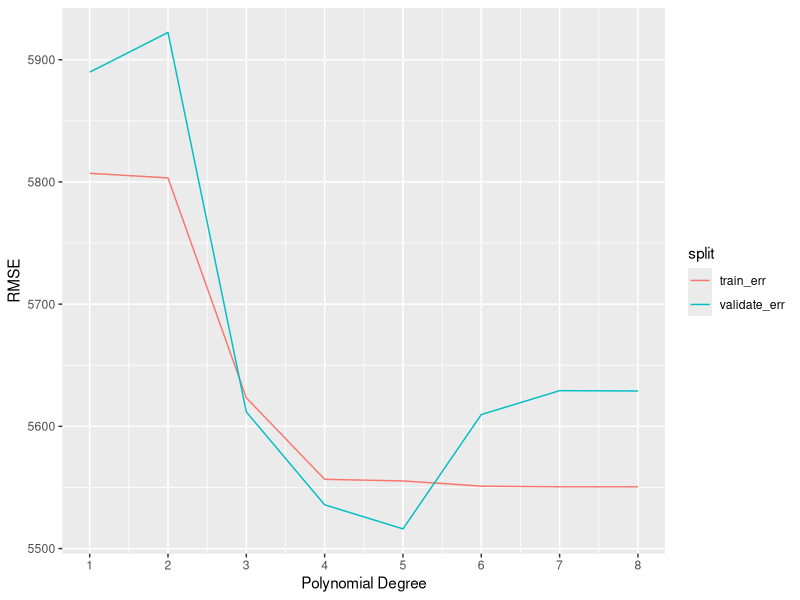
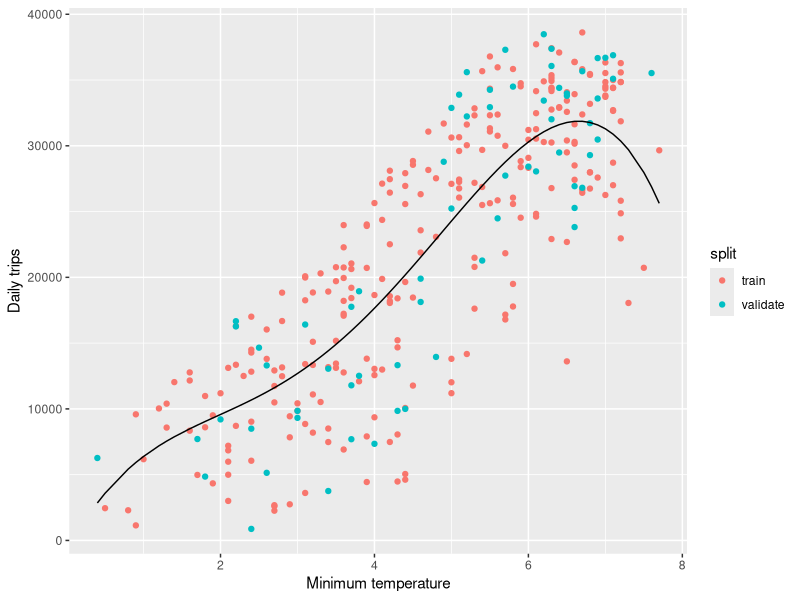
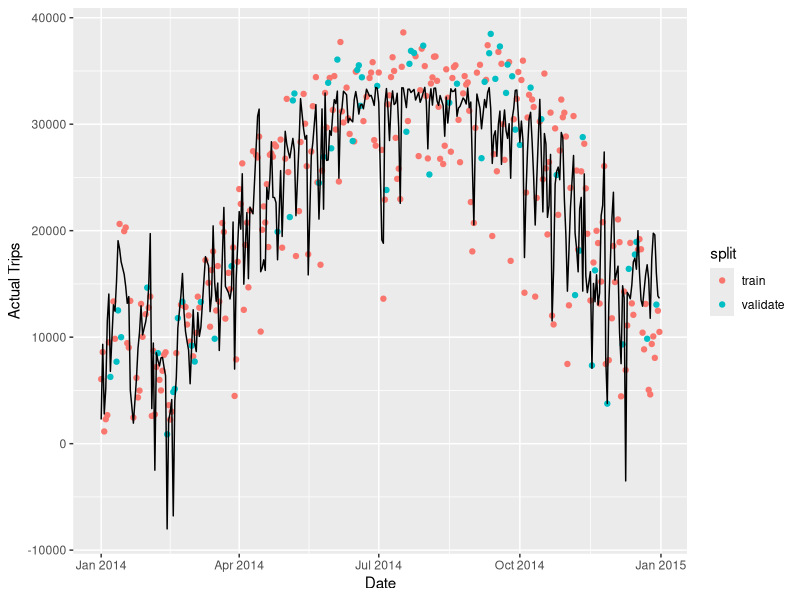
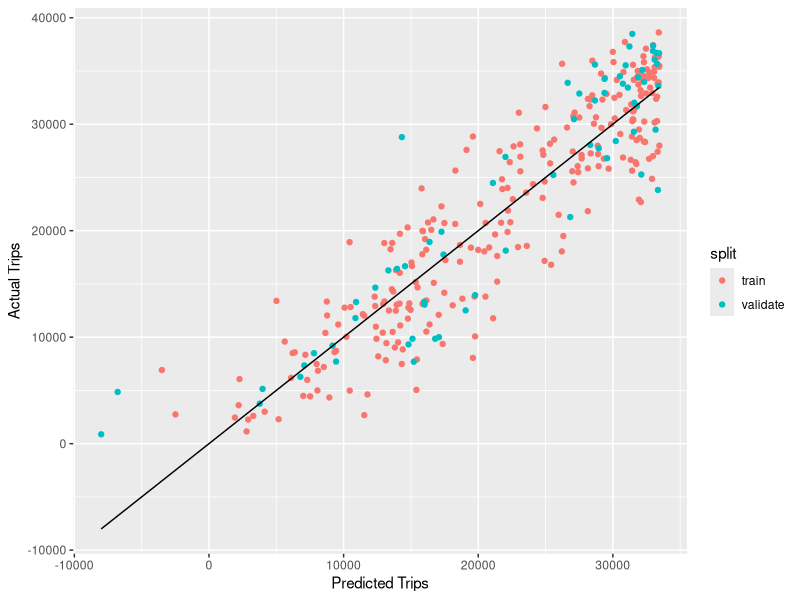
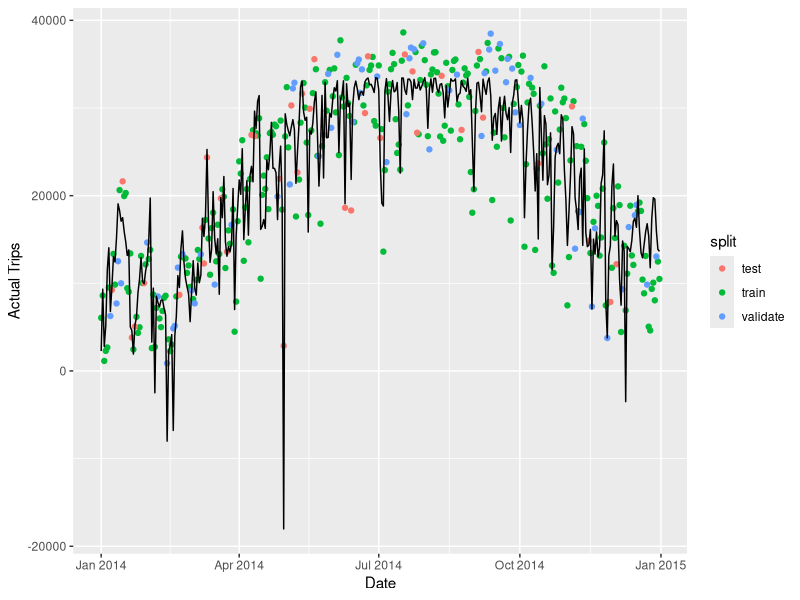
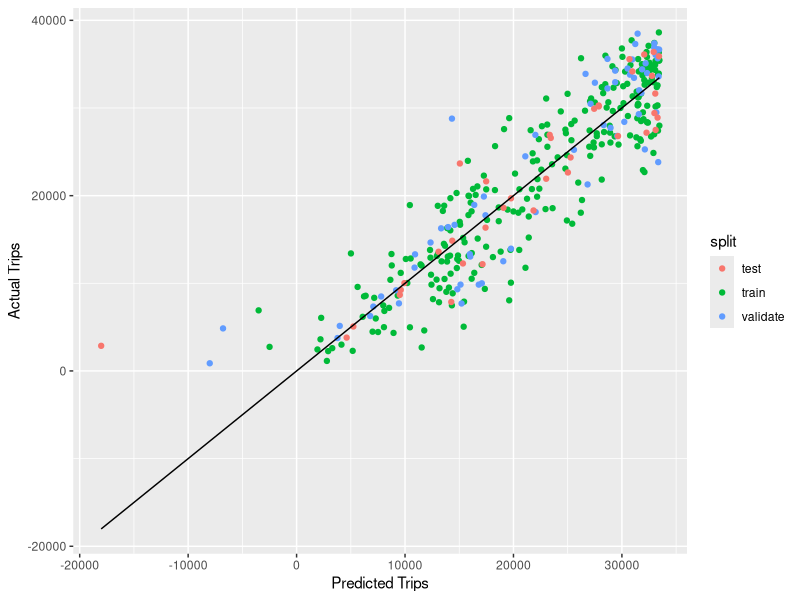

Here is the R script that generated these plots, in order:
## ---- chunk 1
library(tidyverse)
library(scales)
library(modelr)
library(lubridate)

## ---- chunk 2
trips_per_day <- read_tsv('trips_per_day.tsv') 
trips_per_day <- trips_per_day%>%
  mutate(day = wday(ymd))%>%
  mutate(weekday = ifelse(day==6|day==7, 0, 1)) %>%
  mutate(rainy = (prcp >= 0.5))

holidays <- read_csv("holidays.csv", col_names = c('sr','ymd','name')) %>% select(ymd) %>% mutate(holiday=1)

trips_per_day <- left_join(trips_per_day, holidays, by="ymd") %>% mutate(holiday = ifelse(is.na(holiday), 0, 1))
## ---- chunk 3
set.seed(42)

num_days <- nrow(trips_per_day)
frac_train_valid <- 0.9
num_train_valid <- floor(num_days * frac_train_valid)
#randomly sample rows for training and validating
ndx <- sample(1:num_days, num_train_valid, replace=F)
# used to fit the model
trips_per_day_train_valid <- trips_per_day[ndx, ]
# used to evaluate  and the fit
trips_per_day_test <- trips_per_day[-ndx, ]

## ---- chunk 4
num_date <- nrow(trips_per_day_train_valid)
frac_train <- 0.8
num_train <- floor(num_date * frac_train)

# randomly sample rows for  training
ndv<- sample(1:num_date, num_train, replace=F)
# used to fit the model
trips_per_day_train <- trips_per_day_train_valid[ndv, ]

# used to evaluate the fit
trips_per_day_valid <- trips_per_day_train_valid[-ndv, ]


## ---- chunk 5
K <- 1:8
train_err <- c()
validate_err <- c()
for (k in K) {
  
    # fit on the training data
    model <- lm(num_trips ~ poly(tmin, k, raw = T), data = trips_per_day_train)
    
    # evaluate on the training data
    train_err[k] <- sqrt(mean((predict(model, trips_per_day_train) - trips_per_day_train$num_trips)^2))

    # evaluate on the validate data
    validate_err[k] <- sqrt(mean((predict(model, trips_per_day_valid) - trips_per_day_valid$num_trips)^2))
}
## ---- chunk 6
plot_data <- data.frame(K, train_err, validate_err) %>%
  gather("split", "error", -K)

ggplot(plot_data, aes(x=K, y=error, color=split)) +
  geom_line() +
  scale_x_continuous(breaks=K) +
  xlab('Polynomial Degree') +
  ylab('RMSE')
## ---- chunk 7
model <- lm(num_trips ~ poly(tmin, 4, raw = T), data = trips_per_day_train)

trips_per_day_train <- trips_per_day_train%>%
  add_predictions(model) %>%
  mutate(split = "train")
trips_per_day_valid <- trips_per_day_valid %>%
  add_predictions(model) %>%
  mutate(split = "validate")
plot_data <- bind_rows(trips_per_day_train, trips_per_day_valid)

ggplot(plot_data, aes(x = tmin, y = num_trips)) +
  geom_point(aes(color = split)) +
  geom_line(aes(y = pred)) +
  xlab('Minimum temperature') +
  ylab('Daily trips') +
  scale_y_continuous()
## ---- chunk 8
model<- lm(formula = num_trips ~ poly(tmin, 4, raw = T) + holiday + snwd + prcp + snow + rainy + weekday + poly(tmax, 4, raw = T), data = trips_per_day_train)

trips_per_day_train <- trips_per_day_train%>%
  add_predictions(model) %>%
  mutate(split = "train")
trips_per_day_valid <- trips_per_day_valid %>%
  add_predictions(model) %>%
  mutate(split = "validate")

summary(model)
## ---- chunk 9
rsquare(model,trips_per_day_train)
rmse(model,trips_per_day_train)
rsquare(model,trips_per_day_valid)
rmse(model,trips_per_day_valid)
## ---- chunk 10
plot_data <- bind_rows(trips_per_day_train, trips_per_day_valid)

ggplot(plot_data, aes(x = ymd, y = num_trips)) +
  geom_point(aes(color = split)) +
  geom_line(aes(y = pred)) +
  xlab('Date') +
  ylab('Actual Trips') +
  scale_y_continuous()

ggplot(plot_data, aes(x = pred, y = num_trips)) +
  geom_point(aes(color = split)) +
  geom_line(aes(y = pred)) +
  xlab('Predicted Trips') +
  ylab('Actual Trips') +
  scale_y_continuous()
## ---- chunk 11
final_model <- lm(formula = num_trips ~ poly(tmin, 4, raw = T) + holiday + snwd + prcp + snow + rainy + weekday + poly(tmax, 4, raw = T), data = trips_per_day_train)

rsquare(final_model, trips_per_day_test)
rmse(final_model, trips_per_day_test)

trips_per_day_test <- trips_per_day_test %>%
  add_predictions(final_model) %>%
  mutate(split = "test")
## ---- chunk 12
plot_data <- bind_rows(trips_per_day_train, trips_per_day_valid, trips_per_day_test)

ggplot(plot_data, aes(x = ymd, y = num_trips)) +
  geom_point(aes(color = split)) +
  geom_line(aes(y = pred)) +
  xlab('Date') +
  ylab('Actual Trips') +
  scale_y_continuous()

ggplot(plot_data, aes(x = pred, y = num_trips)) +
  geom_point(aes(color = split)) +
  geom_line(aes(y = pred)) +
  xlab('Predicted Trips') +
  ylab('Actual Trips') +
  scale_y_continuous()
